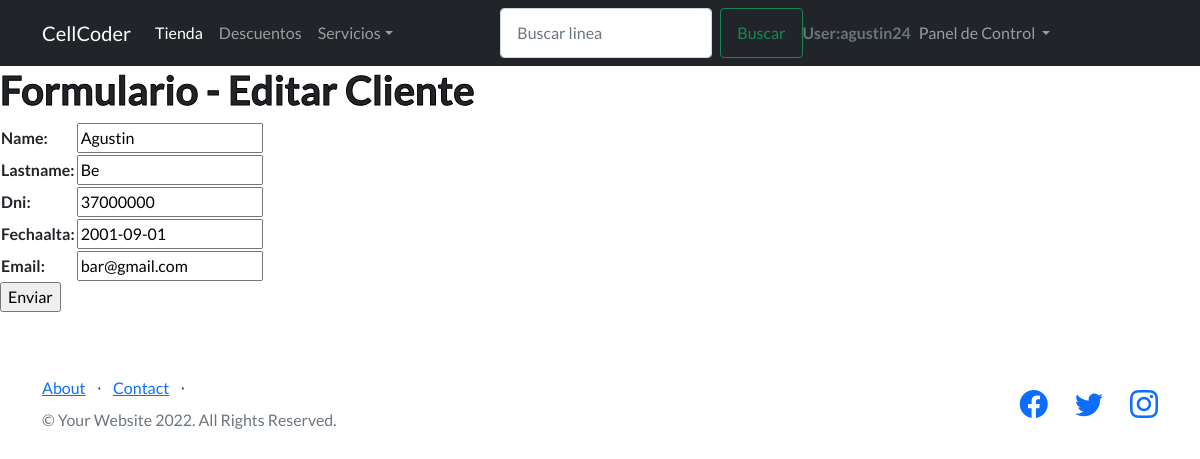
The page /AppFinal/editarCliente/Agustin (signed in) on the database its author committed.
### AppFinal/models.py (models this page shows, shortened)
class Cliente(models.Model):
    name=models.CharField(max_length=40)
    lastname=models.CharField(max_length=50)
    dni=models.IntegerField()
    fechaAlta=models.DateField()
    email=models.EmailField()

### AppFinal/views.py (the view)
# urls.py: path('editarCliente/<cliente_nombre>', views.editarCliente, name="editarCliente"),
@login_required
def editarCliente(request,cliente_nombre):
                cliente=Cliente.objects.get(name=cliente_nombre)
                if request.method == 'POST':
                        miFormulario=nuevoclienteform(request.POST)
                        print(miFormulario)
                        if miFormulario.is_valid:
                                informacion=miFormulario.cleaned_data
                                cliente.name=informacion['name']
                                cliente.lastname=informacion['lastname']
                                cliente.dni=informacion['dni']
                                cliente.fechaAlta=informacion['fechaAlta']
                                cliente.email=informacion['email']
                                cliente.save()
                                return render (request, "AppFinal/inicio.html")
                else:
                        miFormulario=nuevoclienteform(initial={'name':cliente.name,'lastname':cliente.lastname,'dni':cliente.dni, 'fechaAlta':cliente.fechaAlta, 'email':cliente.email})
                return render (request,"AppFinal/editarCliente.html",{"miFormulario":miFormulario,"cliente_nombre":cliente_nombre})

### AppFinal/forms.py
class nuevoclienteform(forms.Form):
    name=forms.CharField(max_length=40)
    lastname=forms.CharField(max_length=40)
    dni=forms.IntegerField()
    fechaAlta=forms.DateField ()
    email=forms.EmailField ()

### AppFinal/templates/AppFinal/editarCliente.html (shortened to what this page needs)
{% extends "AppFinal/padre.html" %}
{% load static %}
{% block contenidoQueCambia %}
    <h1>Formulario - Editar Cliente</h1>
    <form action="" method="POST">{% csrf_token %}
        <table>
            {{ miFormulario.as_table }}
        </table>
        <input type="submit", value="Enviar">
    </form>
{% endblock %}

### AppFinal/templates/AppFinal/padre.html (shortened to what this page needs)
<!DOCTYPE html>
<html lang="en">
    <head>
        {% load static%}
        <link href="https://cdn.jsdelivr.net/npm/bootstrap-icons@1.5.0/font/bootstrap-icons.css" rel="stylesheet" type="text/css" />
        <link href="{%static 'AppFinal/css/styles.css'%}" rel="stylesheet" />
    </head>
    <body>
        <nav class="navbar navbar-expand-lg navbar-dark bg-dark">
            <div class="container position-relative">
              <a class="navbar-brand" href="{% url 'inicio'%}">CellCoder</a>
                <div class="collapse navbar-collapse" id="navbarSupportedContent">
                    <ul class="navbar-nav me-auto mb-2 mb-lg-0">
                        <li class="nav-item">
                              <a class="nav-link active" aria-current="page" href="{% url 'leerCelular'%}">Tienda</a>
                        </li>
                        <li class="nav-item">
                              <a class="nav-link" href="{% url 'descuentos'%}">Descuentos</a>
                        </li>
                        <li class="nav-item dropdown">
                              <a class="nav-link dropdown-toggle" href="#" id="navbarDropdown" role="button" data-bs-toggle="dropdown" aria-expanded="false">Servicios</a>
                        </li>
                    </ul>
                          <form class="d-flex" action="/AppFinal/buscar/" method="GET">
                                    <input class="form-control me-2" placeholder="Buscar linea" type="search" name="numero" id="numero">
                                    <button class="btn btn-outline-success" type="submit">Buscar</button>
                          </form>
                            {% if request.user.is_authenticated %}
                                    <h3 class="text-muted small mb-2 mb-lg-0"> User:{{user.username}}</h3>
                                    <ul class="navbar-nav me-auto mb-2 mb-lg-0">
                                    <li class="nav-item dropdown">
                                            <a class="nav-link dropdown-toggle" href="#" id="navbarDropdown" role="button" data-bs-toggle="dropdown" aria-expanded="false">
                                                    Panel de Control
                                            </a>
                                    </li>
                                    </ul>
                                     {% else %}
                                            <li><a class="navbar-brand" href="{% url 'Register' %}">Register</a></li>
                                            <li><a class="navbar-brand" href="{% url 'Login' %}">Login</a></li>
                            {% endif %}
                </div>
            </div>
        </nav>
        {% block contenidoQueCambia %}
        {% endblock %}
        <footer class="footer">
            <div class="container ">
                <div class="row">
                    <div class="col-lg-6 h-100 text-center text-lg-start my-auto">
                        <ul class="list-inline mb-2">
                            <li class="list-inline-item"><a href="{% url 'about' %}">About</a></li>
                            <li class="list-inline-item">⋅</li>
                            <li class="list-inline-item"><a href="mailto:desarrollo@cellcoder.com">Contact</a></li>
                            <li class="list-inline-item">⋅</li>
                        </ul>
                        <p class="text-muted small mb-4 mb-lg-0">&copy; Your Website 2022. All Rights Reserved.</p>
                    </div>
                    <div class="col-lg-6 h-100 text-center text-lg-end my-auto">
                        <ul class="list-inline mb-0">
                            <li class="list-inline-item me-4">
                                <a href="https://www.facebook.com/" target="_blank"><i class="bi-facebook fs-3"></i></a>
                            </li>
                            <li class="list-inline-item me-4">
                                <a href="https://www.twitter.com/" target="_blank"><i class="bi-twitter fs-3"></i></a>
                            </li>
                            <li class="list-inline-item">
                                <a href="https://www.instagram.com/" target="_blank"><i class="bi-instagram fs-3"></i></a>
                            </li>
                        </ul>
                    </div>
                </div>
            </div>
        </footer>
    </body>
</html>

### rows shown on the page
Cliente: name "Agustin", lastname "Be", dni "37000000", fechaAlta "2001-09-01", email "bar@gmail.com"

### other values the page prints
{{ user.username }} "agustin24"
